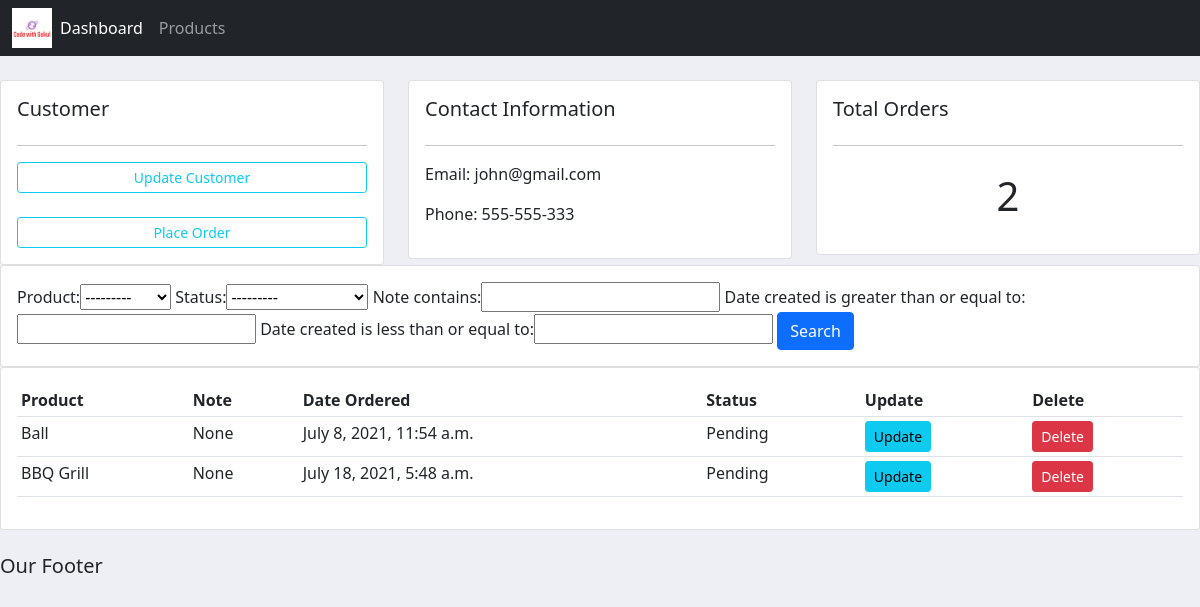
The app's page /customer/1/ with its own data.
### accounts/models.py (models this page shows, shortened)
class Customer(models.Model):
    name = models.CharField(max_length=200, null=True)
    phone = models.CharField(max_length=200, null=True)
    email = models.CharField(max_length=200, null=True)
    date_created = models.DateTimeField(auto_now_add=True, null=True)

class Order(models.Model):
    STATUS = [
        ('Pending', 'Pending'),
        ('Out for Delivery', 'Out for Delivery'),
        ('Delivered', 'Delivered'),
    ]
    customer = models.ForeignKey(
        Customer, null=True, on_delete=models.SET_NULL)
    product = models.ForeignKey(Product, null=True, on_delete=models.SET_NULL)
    date_created = models.DateTimeField(auto_now_add=True, null=True)
    status = models.CharField(max_length=200, null=True, choices=STATUS)
    note = models.CharField(max_length=1000, null=True)

class Product(models.Model):
    CATEGORY = [
        ('Indoor', 'Indoor'),
        ('Outdoor', 'Outdoor')
    ]
    name = models.CharField(max_length=200, null=True)
    price = models.FloatField(null=True)
    category = models.CharField(max_length=200, null=True, choices=CATEGORY)
    description = models.CharField(max_length=200, null=True)
    date_created = models.DateTimeField(auto_now_add=True, null=True)
    Tag = models.ManyToManyField(Tag)
    def __str__(self):
        return self.name

### accounts/views.py (the view)
# urls.py: path('customer/<str:pk>/', views.customer, name="customer"),
def customer(request, pk):
    customer = Customer.objects.get(id=pk)
    orders = customer.order_set.all()
    orders_count = orders.count()
    myfilter = OrderFilter(request.GET, queryset=orders)
    orders = myfilter.qs
    context = {
        'customer': customer,
        'orders': orders,
        'orders_count': orders_count,
        'myfilter': myfilter
    }
    return render(request, 'accounts/customer.html', context)

### accounts/templates/accounts/customer.html (shortened to what this page needs)
{% extends 'accounts/main.html' %}
{% block content %}
<br>
<div class = "row">
    <div class="col-md">
        <div class="card card-body">
            <h5>Customer</h5>
            <hr>
            <a class="btn btn-outline-info btn-sm btn-block" href="">Update Customer</a><br>
            <a class="btn btn-outline-info btn-sm btn-block" href="{% url 'create_order' customer.id %}">Place Order</a>
        </div>
    </div>
    <div class="col-md">
        <div class="card card-body">
            <h5>Contact Information</h5>
            <hr>
            <p>Email: {{customer.email}}</p>
            <p>Phone: {{customer.phone}}</p>
        </div>
    </div>
    <div class="col-md">
        <div class="card card-body">
            <h5>Total Orders</h5>
            <hr>
            <h1 style="text-align: center; padding: 10px;">{{ orders_count}}</h1>
        </div>
    </div>
</div>
<div class="row">
    <div class="col">
        <div class="card card-body">
            <form method="get">
                {{ myfilter.form }}
                <button type="submit" class="btn btn-primary">Search</button>
            </form>
        </div>
    </div>
</div>
<div class="row">
    <div class="col-md">
        <div class="card card-body">
            <table class="table table-sm">
                <tr>
                    <th>Product</th>
                    <th>Note</th>
                    <th>Date Ordered</th>
                    <th>Status</th>
                    <th>Update</th>
                    <th>Delete</th>
                </tr>
                {% for order in orders %}
                <tr>
                    <td>{{ order.product }}</td>
                    <td>{{ order.note }}</td>
                    <td>{{ order.date_created }}</td>
                    <td>{{ order.status }}</td>
                    <td><a href="{% url 'update_order' order.id %}" class="btn btn-sm btn-info">Update</a></td>
                    <td><a href="{% url 'delete_order' order.id %}" class="btn btn-sm btn-danger">Delete</a></td>
                </tr>
                {% endfor %}
            </table>
        </div>
    </div>
</div>
{% endblock content %}

### static/css/main.css (style rules this page uses)
body { background-color: #edeff5; }

### records on screen
Customer: email "john@gmail.com", phone "555-555-333"
Order: product "Ball", note "None", date_created "July 8, 2021, 11:54 a.m.", status "Pending"
Order: product "BBQ Grill", note "None", date_created "July 18, 2021, 5:48 a.m.", status "Pending"

### other values on screen
{{ orders_count }} "2"
